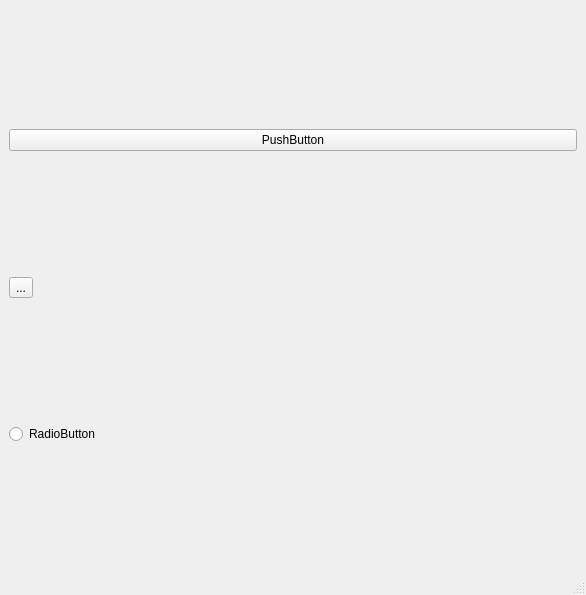
<?xml version="1.0" encoding="UTF-8"?>
<ui version="4.0">
 <class>MainWindow</class>
 <widget class="QMainWindow" name="MainWindow">
  <property name="geometry">
   <rect>
    <x>0</x>
    <y>0</y>
    <width>586</width>
    <height>595</height>
   </rect>
  </property>
  <property name="windowTitle">
   <string>MainWindow</string>
  </property>
  <widget class="QWidget" name="centralwidget">
   <layout class="QVBoxLayout" name="verticalLayout">
    <item>
     <widget class="QPushButton" name="pushButton">
      <property name="text">
       <string>PushButton</string>
      </property>
     </widget>
    </item>
    <item>
     <widget class="QToolButton" name="toolButton">
      <property name="text">
       <string>...</string>
      </property>
     </widget>
    </item>
    <item>
     <widget class="QRadioButton" name="radioButton">
      <property name="text">
       <string>RadioButton</string>
      </property>
     </widget>
    </item>
   </layout>
  </widget>
  <widget class="QMenuBar" name="menubar">
   <property name="geometry">
    <rect>
     <x>0</x>
     <y>0</y>
     <width>586</width>
     <height>39</height>
    </rect>
   </property>
  </widget>
  <widget class="QStatusBar" name="statusbar"/>
 </widget>
 <resources/>
 <connections/>
</ui>
